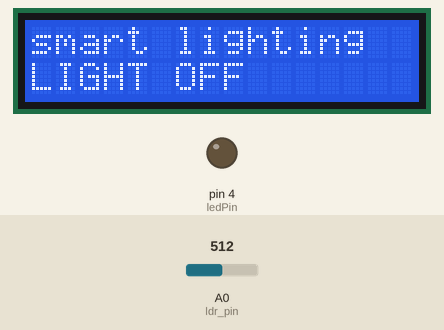
Simulated run of this sketch. Board: Arduino Uno, built with avr-gcc and run on an emulated ATmega328P. On the bench: 16×2 character LCD, output pins drawn as LEDs (lit = HIGH). Inputs (shaded band) come from the test bench; at power-on: A0 (ldr_pin) = 512. What the sketch prints to the serial monitor is not drawn.

Above: at 1.2 s.
1.3 s: A0 (ldr_pin) set to 483
At 2.6 s:
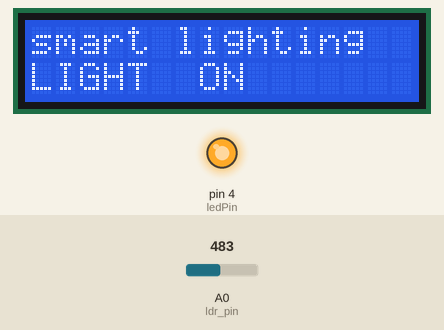
3.1 s: A0 (ldr_pin) set to 510
At 3.6 s:
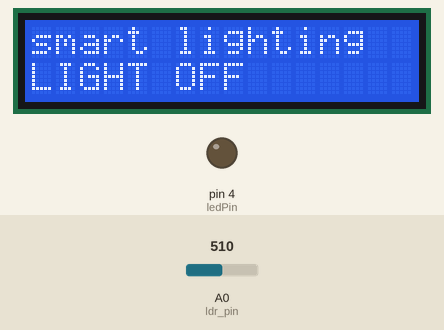
4.6 s: A0 (ldr_pin) set to 490
At 5.8 s:
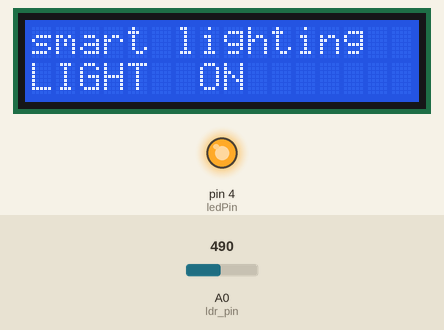
Timing chart, 0 to 7.6 s (numbered marks = the images above; inputs shaded):
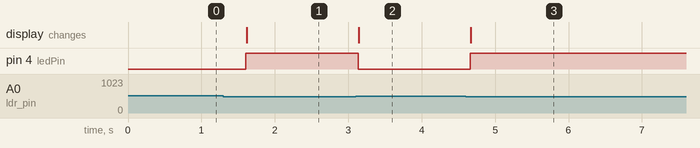

Measured:
- the behaviour switches between 500 and 499 on A0 (ldr_pin) (found by bisection; images 0 and 1)
- after the input at 1.3 s, pin 4 (ledPin): LOW → HIGH after 0.31 s; the display: changes after 0.31 s (image 1)
- after the input at 3.1 s, pin 4 (ledPin): HIGH → LOW at once; the display: changes at once (image 2)
- after the input at 4.6 s, pin 4 (ledPin): LOW → HIGH after 0.06 s; the display: changes after 0.07 s (image 3)

The sketch:

SMART_LIGHTING_USING_LDR_WITH_LCD.ino
```cpp
//SMART LIGHTING USING LDR WITH LCD


#include <Adafruit_LiquidCrystal.h>

const int ldr_pin = A0; // LDR sensor connected to Analog pin A0
const int ledPin = 4;   // LED or Relay connected to Digital pin 13
int threshold = 500;    // Light threshold (adjust based on your environment)

Adafruit_LiquidCrystal lcd_1(0);

void setup()
{
  pinMode(ledPin, OUTPUT);
  pinMode(ldr_pin, INPUT);

  Serial.begin(9600);  // Start serial monitor to read LDR values

  lcd_1.begin(16, 2);  // Initiating i2c lcd screen
  lcd_1.setBacklight(1);
  lcd_1.print("smart lighting");

}

void loop()
{
  int ldrValue = analogRead(ldr_pin); // Read the ADC value from ldr (0 to 1023)
  Serial.println(ldrValue); // Print value to Serial Monitor

  // if-else block
  // If it is dark (sensor value drops below threshold)
  if (ldrValue < threshold) {
    digitalWrite(ledPin, HIGH); // Turn the light ON
    Serial.println("light on!");
    lcd_1.setCursor(0, 1);
    lcd_1.print("LIGHT  ON");    // print on lcd
  }
  // If it is bright
  else {
    digitalWrite(ledPin, LOW);  // Turn the light OFF
    lcd_1.setCursor(0, 1);
    lcd_1.print("LIGHT OFF");   // print on lcd
  }

  delay(500);
}
```
